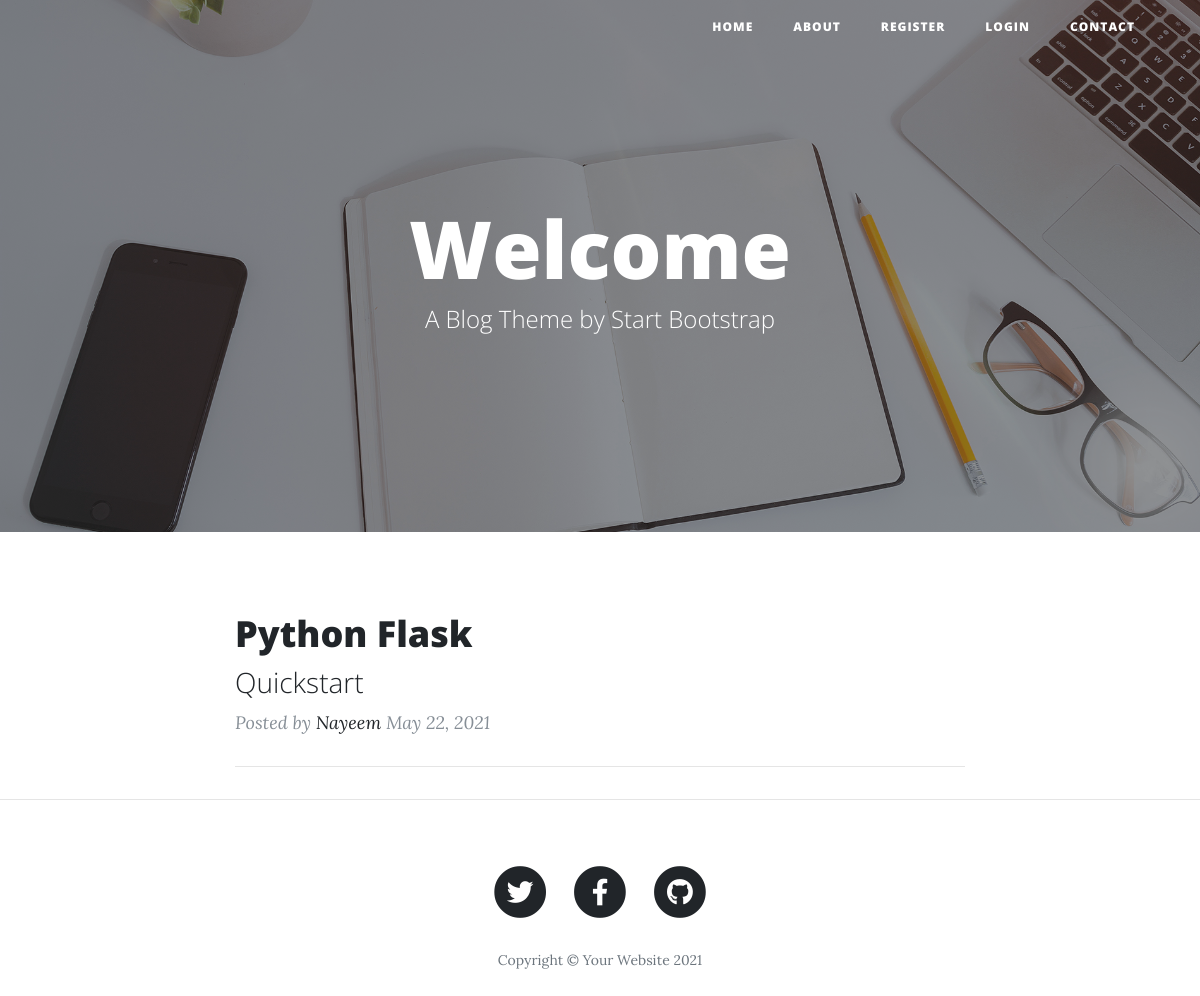
The page / on the database its author committed.
### main.py (models this page shows)
class BlogPost(db.Model):
    __tablename__ = "blog_posts"
    id = db.Column(db.Integer, primary_key=True)
    title = db.Column(db.String(250), unique=True, nullable=False)
    subtitle = db.Column(db.String(250), nullable=False)
    date = db.Column(db.String(250), nullable=False)
    body = db.Column(db.Text, nullable=False)
    img_url = db.Column(db.String(250), nullable=False)
    author_id = db.Column(db.Integer, db.ForeignKey('users.id'))
    author = db.relationship('User', back_populates='posts')
    comments = db.relationship('Comment', back_populates='parent_post')

class User(flask_login.UserMixin, db.Model):
    __tablename__ = "users"
    id = db.Column(db.Integer, primary_key=True)
    email = db.Column(db.String(80), nullable=False)
    name = db.Column(db.String(80), nullable=False)
    user_pass = db.Column(db.String(25), nullable=False)
    posts = db.relationship('BlogPost', back_populates='author')
    comments = db.relationship('Comment', back_populates='comment_author')

### main.py (the view)
@app.route('/')
def home():
    blog_posts = db.session.query(BlogPost).all()
    return render_template("index.html", posts=blog_posts)

### templates/index.html (shortened to what this page needs)
{% include 'header.html' %}
  <header class="masthead" style="background-image: url('static/img/home-bg.jpg')">
    <div class="overlay"></div>
    <div class="container">
      <div class="row">
        <div class="col-lg-8 col-md-10 mx-auto">
          {% if current_user.is_authenticated %}
              <div class="site-heading">
                  <h1>Welcome {{current_user.name}}</h1>
                  <span class="subheading">A Blog Theme by Start Bootstrap</span>
              </div>
          {% else: %}
              <div class="site-heading">
                  <h1>Welcome</h1>
                  <span class="subheading">A Blog Theme by Start Bootstrap</span>
              </div>
          {% endif %}
        </div>
      </div>
    </div>
  </header>
  <div class="container">
    <div class="row">
      <div class="col-lg-8 col-md-10 mx-auto">
        {% for post in posts: %}
        <div class="post-preview">
          <a href="{{ url_for('get_post', index=post['id'])}}">
            <h2 class="post-title">
              {{post["title"]}}
            </h2>
            <h3 class="post-subtitle">
              {{post["subtitle"]}}
            </h3>
          </a>
          <p class="post-meta">Posted by
            <a href="#">{{post.author.name}}</a>
            {{post["date"]}}
        </div>
        <hr>
        {% endfor %}
      </div>
    </div>
  </div>
  <hr>
{% include 'footer.html' %}

### rows shown on the page
BlogPost: title "Python Flask", subtitle "Quickstart", author.name "Nayeem", date "May 22, 2021"
